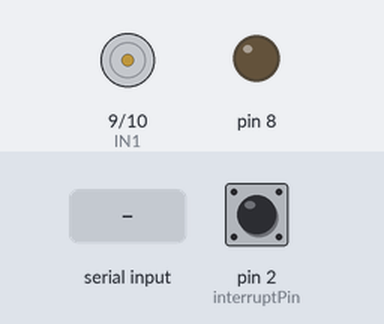
Recording of a sketch running on a simulated Arduino Uno, built with avr-gcc and run on an emulated ATmega328P. Parts: motor-driver pin pairs drawn as motors (green arrow = first pin HIGH = forward, orange = second pin HIGH = backward, longer = more drive), output pins drawn as LEDs (lit = HIGH). The test bench sets the inputs (shaded band); at power-on: pin 2 (interruptPin) HIGH. What the sketch prints to the serial monitor is not drawn.

Above: at 1.2 s.
1.3 s: "f" received over the second serial link
At 4.1 s:
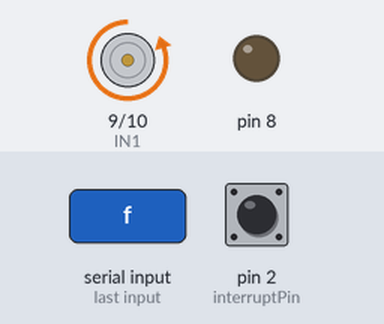
4.3 s: "s" received over the second serial link
At 5.0 s:
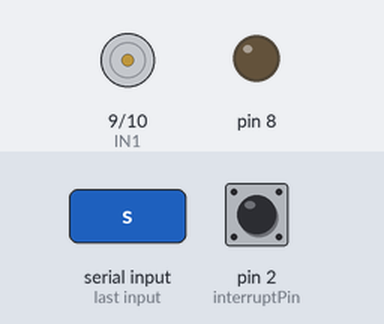
5.9 s: "b" received over the second serial link
At 8.7 s:
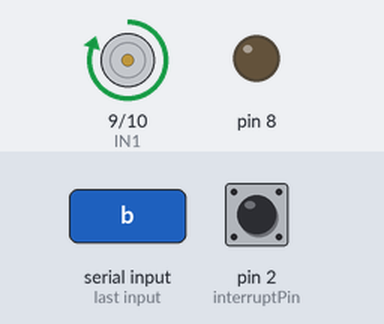
8.9 s: "1" received over the second serial link
At 9.7 s:
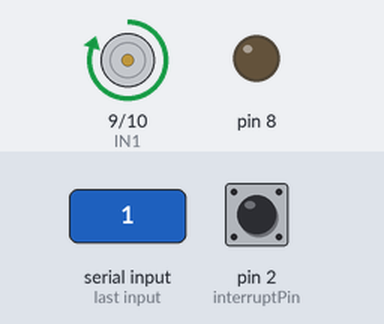
12.1 s: "6" received over the second serial link
At 12.55 s:
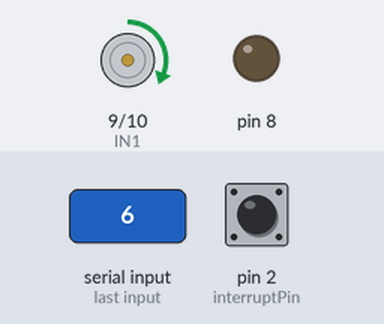
Timing chart, 0 to 15.9 s (numbered marks = the images above; inputs shaded):
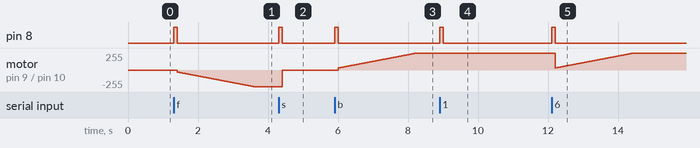

Measured:
- after the input at 1.3 s, pin 8: LOW → HIGH at once, → LOW 0.10 s later; motor on pin 9 (IN1) / pin 10 (IN2): moves from stopped to backward 254/255 over 2.2 s, starting after 0.10 s
- after the input at 4.3 s, pin 8: LOW → HIGH at once, → LOW 0.10 s later; motor on pin 9 (IN1) / pin 10 (IN2): backward 254/255 → stopped after 0.10 s
- after the input at 5.9 s, pin 8: LOW → HIGH at once, → LOW 0.10 s later; motor on pin 9 (IN1) / pin 10 (IN2): moves from stopped to forward 254/255 over 2.2 s, starting after 0.10 s
- after the input at 8.9 s, pin 8: LOW → HIGH at once, → LOW 0.10 s later
- after the input at 12.1 s, pin 8: LOW → HIGH at once, → LOW 0.10 s later

The sketch:

gulimi_final_test_test_0.ino
```cpp
#include <SoftwareSerial.h>

SoftwareSerial bluetoothSerial(12,13);
const int IN1 = 9;
const int IN2 = 10;
int x;
int small_x = 30; //모터 전류 최소값
int big_x = 255; //모터 전류 최대값
int speed_status; //속도 모드 상태값
int power = 39 < power < 256;
const byte interruptPin = 2;
volatile int pre_count, count;
unsigned long skip_milli_time = 100;
unsigned long cur_time = 0;
unsigned long pre_time = 0;
int Buzzcount = 0; //부저 울렸을 때 당시의 모터가 돌아간 횟수
int Buzzoffrotate = -3; //모터가 몇회 회전했을 때 부저를 꺼야하는지 정해주는 변수
int Buzzonrotate = 20; //모터가 몇회 회전했을 때 부저를 켜야하는지 정해주는 변수
int motor_status; //전후진상태값

void setup() {
bluetoothSerial.begin(9600);
pinMode(IN1, OUTPUT);
pinMode(IN2, OUTPUT);
digitalWrite(IN1, LOW);
digitalWrite(IN2, LOW);
count = 0;
pre_count = 0;
motor_status = 0;
attachInterrupt(digitalPinToInterrupt(interruptPin), CountServoRotation, FALLING);
Serial.begin(9600);
Serial.println("start");
pinMode(8,OUTPUT);
}

void loop() {

char cmd = bluetoothSerial.read();
switch (cmd) {

case 'f':

  count = 0;
  Buzzcount = 0;
  motor_status = 1;
  digitalWrite(8, HIGH);
  delay(100);
  digitalWrite(8, LOW);
  motor();
  break;

case 's':

  count = 0;
  Buzzcount = 0;
  motor_status = 0;
  digitalWrite(8, HIGH);
  delay(100);
  digitalWrite(8, LOW);
  digitalWrite(IN1, LOW);
  digitalWrite(IN2, LOW);
  break;

case 'b':

  count = 0;
  Buzzcount = 0;
  motor_status = 2;
  digitalWrite(8, HIGH);
  delay(100);
  digitalWrite(8, LOW);
  motor();
  break;

case '1':

 digitalWrite(8, HIGH);
 delay(100);
 digitalWrite(8, LOW);

 if(speed_status==0){
 Buzzoffrotate = -1;
 Buzzonrotate = 4;
 }
 else if(speed_status==1){
 Buzzoffrotate = -1;
 Buzzonrotate = 6;
 }
 else if(speed_status==2){
 Buzzoffrotate = -1;
 Buzzonrotate = 8;
 }

 break;

case '2':

 digitalWrite(8, HIGH);
 delay(100);
 digitalWrite(8, LOW);

  if(speed_status==0){
 Buzzoffrotate = -3;
 Buzzonrotate = 10;
 }
 else if(speed_status==1){
 Buzzoffrotate = -3;
 Buzzonrotate = 12;
 }
 else if(speed_status==2){
 Buzzoffrotate = -3;
 Buzzonrotate = 14;
 }

 break;

case '3':

 digitalWrite(8, HIGH);
 delay(100);
 digitalWrite(8, LOW);
   if(speed_status==0){
 Buzzoffrotate = -5;
 Buzzonrotate = 16;
 }
 else if(speed_status==1){
 Buzzoffrotate = -5;
 Buzzonrotate = 18;
 }
 else if(speed_status==2){
 Buzzoffrotate = -5;
 Buzzonrotate = 20;
 }
 break;


case '4':

 big_x = 80;
 speed_status = 0;
 digitalWrite(8, HIGH);
 delay(100);
 digitalWrite(8, LOW);
 motor();
 break;

case '5':

 big_x = 160;
 speed_status = 1;
 digitalWrite(8, HIGH);
 delay(100);
 digitalWrite(8, LOW);
 motor();
 break;

case '6':

 big_x = 255;
 speed_status = 2;
 digitalWrite(8, HIGH);
 delay(100);
 digitalWrite(8, LOW);
 motor();
 break;


}
}


void CountServoRotation() {
  cur_time = millis();
  if ( (cur_time - pre_time) > skip_milli_time ) {
    count++;
  }
  pre_time = millis();
  if (pre_count != count) {
      Serial.print("Rotation #:\t");
      Serial.println(count);
      Serial.println(Buzzcount);
      pre_count = count;
  }
  //만약 이전 카운트와 현재 카운트가 다를 경우 명령 실행

  if (count % Buzzonrotate == 0){
  Serial.println("Buzz");
  Buzz();
  Buzzcount = count;}
  if (Buzzcount - count < Buzzoffrotate){
    Buzzoff();
    Buzzcount = 0;
  }
}

void Buzz() {
  digitalWrite(8, HIGH);
}

void Buzzoff() {
    digitalWrite(8, LOW);
}

void motor() {
  if( motor_status == 1 ){
    digitalWrite(IN1, LOW);
  for(x=small_x; x<big_x; x++) {
  analogWrite(IN2,x);
  delay(10);
  }
}

  else if( motor_status == 2 ){
    digitalWrite(IN2, LOW);
  for(x=small_x; x<big_x; x++) {
  analogWrite(IN1,x);
  delay(10);
}
}
 else {
  digitalWrite(IN1, LOW);
  digitalWrite(IN2, LOW);

 }
}
```
